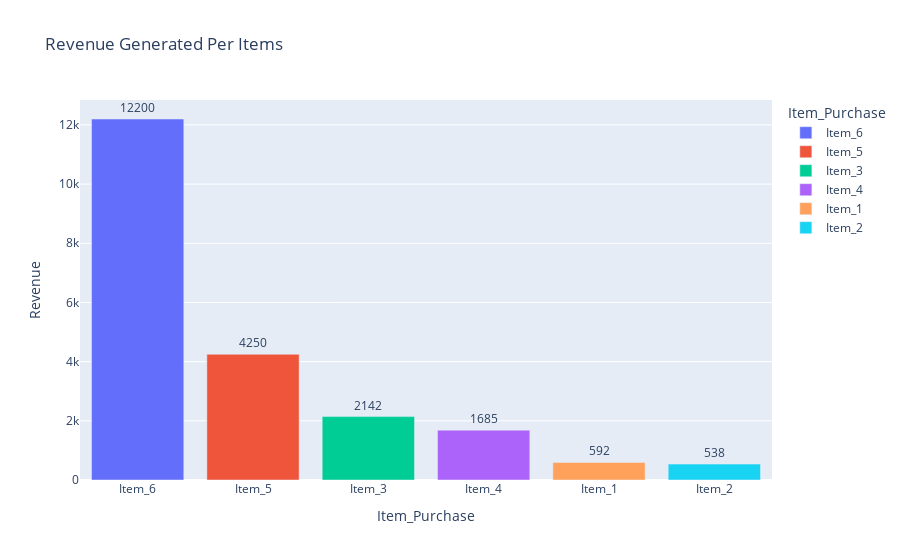

The cell this chart's notebook holds for it:
### Code cell
fig = px.bar(buy_dt, x ="Item_Purchase",y="Revenue",color="Item_Purchase",text="Revenue",title="Revenue Generated Per Items")
fig.update_traces(textposition='outside')
fig.show()

### Figure 1 — Plotly figure (JSON) as saved in the notebook; plotly's stock layout.template omitted (floating-point values rounded to 4 significant figures)
{"data": [{"alignmentgroup": "True", "hovertemplate": "Item_Purchase=%{x}<br>Revenue=%{text}<extra></extra>", "legendgroup": "Item_6", "marker": {"color": "#636efa"}, "name": "Item_6", "offsetgroup": "Item_6", "orientation": "v", "showlegend": true, "text": [12200], "textposition": "outside", "type": "bar", "x": ["Item_6"], "xaxis": "x", "y": [12200], "yaxis": "y"}, {"alignmentgroup": "True", "hovertemplate": "Item_Purchase=%{x}<br>Revenue=%{text}<extra></extra>", "legendgroup": "Item_5", "marker": {"color": "#EF553B"}, "name": "Item_5", "offsetgroup": "Item_5", "orientation": "v", "showlegend": true, "text": [4250], "textposition": "outside", "type": "bar", "x": ["Item_5"], "xaxis": "x", "y": [4250], "yaxis": "y"}, {"alignmentgroup": "True", "hovertemplate": "Item_Purchase=%{x}<br>Revenue=%{text}<extra></extra>", "legendgroup": "Item_3", "marker": {"color": "#00cc96"}, "name": "Item_3", "offsetgroup": "Item_3", "orientation": "v", "showlegend": true, "text": [2142], "textposition": "outside", "type": "bar", "x": ["Item_3"], "xaxis": "x", "y": [2142], "yaxis": "y"}, {"alignmentgroup": "True", "hovertemplate": "Item_Purchase=%{x}<br>Revenue=%{text}<extra></extra>", "legendgroup": "Item_4", "marker": {"color": "#ab63fa"}, "name": "Item_4", "offsetgroup": "Item_4", "orientation": "v", "showlegend": true, "text": [1685], "textposition": "outside", "type": "bar", "x": ["Item_4"], "xaxis": "x", "y": [1685], "yaxis": "y"}, {"alignmentgroup": "True", "hovertemplate": "Item_Purchase=%{x}<br>Revenue=%{text}<extra></extra>", "legendgroup": "Item_1", "marker": {"color": "#FFA15A"}, "name": "Item_1", "offsetgroup": "Item_1", "orientation": "v", "showlegend": true, "text": [592], "textposition": "outside", "type": "bar", "x": ["Item_1"], "xaxis": "x", "y": [592], "yaxis": "y"}, {"alignmentgroup": "True", "hovertemplate": "Item_Purchase=%{x}<br>Revenue=%{text}<extra></extra>", "legendgroup": "Item_2", "marker": {"color": "#19d3f3"}, "name": "Item_2", "offsetgroup": "Item_2", "orientation": "v", "showlegend": true, "text": [538], "textposition": "outside", "type": "bar", "x": ["Item_2"], "xaxis": "x", "y": [538], "yaxis": "y"}], "layout": {"barmode": "relative", "legend": {"title": {"text": "Item_Purchase"}, "tracegroupgap": 0}, "title": {"text": "Revenue Generated Per Items"}, "xaxis": {"anchor": "y", "categoryarray": ["Item_6", "Item_5", "Item_3", "Item_4", "Item_1", "Item_2"], "categoryorder": "array", "domain": [0, 1], "title": {"text": "Item_Purchase"}}, "yaxis": {"anchor": "x", "domain": [0, 1], "title": {"text": "Revenue"}}}}
